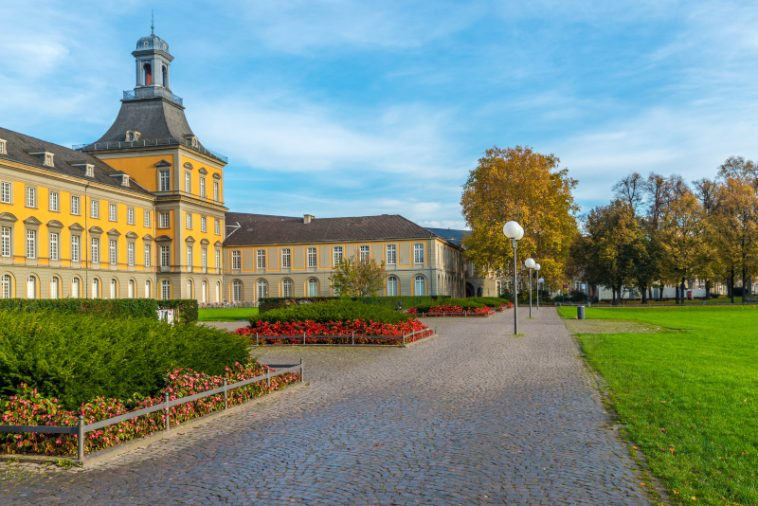
#> input picture bonn.jpg, 758 x 506 px
$ python q3_template.py
#> lines starting #> are read from the running program, lines starting #| are printed output that depends on the picture
import cv2
import numpy as np
import time

# ==============================================================================
# 0. Setup: Loading Image and Converting to Grayscale
# ==============================================================================
print("--- 0. Setup: Loading Image and Converting to Grayscale ---")

'''
TODO: Load the image 'bonn.jpg' and convert it to grayscale
'''

# Load image and convert to grayscale
original_img_color = cv2.imread("bonn.jpg")  # Load 'bonn.jpg'
#> original_img_color is the input picture: shape (506, 758, 3); mean B, G, R 130.4, 143, 125.4
gray_img = cv2.cvtColor(original_img_color, cv2.COLOR_BGR2GRAY)            # Convert to grayscale
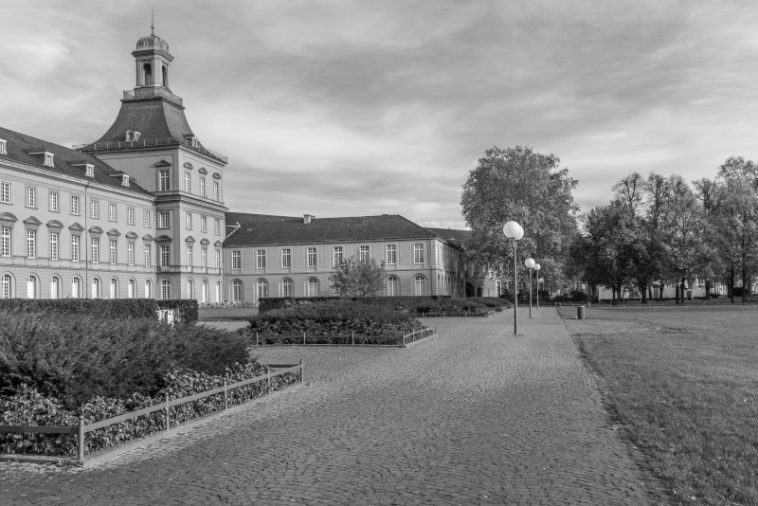
#> gray_img: shape (506, 758); min 0, max 254, mean 136.3

print(f"Image loaded successfully. Size: {gray_img.shape}")
#| Image loaded successfully. Size: (506, 758)

# ==============================================================================
# 1. Calculate Integral Image (Part a)
# ==============================================================================
print("\n--- a) Calculating Integral Image ---")


def calculate_integral_image(img):
    """
    Calculate the integral image (summed area table).
    Each pixel contains the sum of all pixels above and to the left.

    Args:
        img: Input grayscale image

    Returns:
        Integral image with dimensions (height+1, width+1)

    TODO:
    1. Create an integral image array
    2. Iterate through all pixels and compute integral values

        """
    img = np.array(img, dtype=np.float64)
    h, w = img.shape
#> h = 506; w = 758
    integral_image = np.zeros((h+1, w+1), dtype=np.float64)

    # Start from range 1 to use recursion formular and be well defined
    for i in range(1, h+1):
        for j in range(1, w+1):
            # Recursive definition of the integral image
            integral_image[i,j] = (
                integral_image[i-1][j]+integral_image[i,j-1] - integral_image[i-1][j-1] + img[i-1][j-1] # img has to be i-1,j-1 else we would ignore the extra dim added in the integral
            )
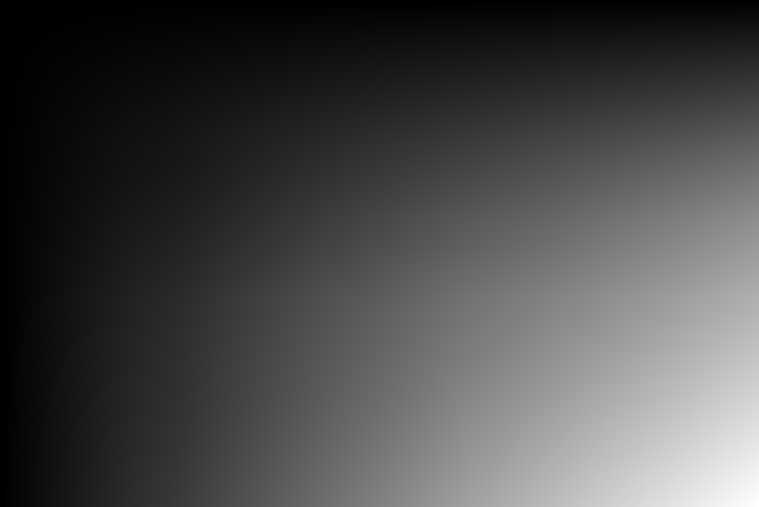
#> integral_image: shape (507, 759) float64; min 0, max 52279541, mean 14996353.8; drawn with min black and max white

    return integral_image


# Calculate integral image
integral_img = calculate_integral_image(gray_img)  # Call calculate_integral_image()

print("Integral image calculated successfully.")
print(f"Integral image size: {integral_img.shape}")
#| Integral image size: (507, 759)

# ==============================================================================
# 2. Compute Mean Using Integral Image (Part b)
# ==============================================================================
print("\n--- b) Computing Mean Using Integral Image ---")


def mean_using_integral(integral, top_left, bottom_right):
    """
    Calculate mean gray value using integral image.
    Time Complexity: O(1)

    Args:
        integral: The integral image
        top_left: (row, col) - top left corner of the region
        bottom_right: (row, col) - bottom right corner of the region

    Returns:
        Mean gray value of the region

    TODO:
    1. Extract coordinates from top_left and bottom_right
    2. Adjust indices for integral image (remember it's 1-indexed)
    3. Return Sum / number_of_pixels
    """
#> called with top_left = (10, 10), bottom_right = (60, 80)
    row1, col1 = top_left
    # bottom-right corner
    row2, col2 = bottom_right

    sum_region = integral[row2+1, col2+1] - integral[row1, col2+1] \
                - integral[row2+1, col1] + integral[row1, col1]
#> sum_region = 759673

    N = (row2 - row1 + 1) * (col2 - col1 + 1)
    return sum_region / N


# Define region
top_left = (10, 10)
bottom_right = (60, 80)

# Calculate mean using integral image
mean_integral = mean_using_integral(integral_img, top_left, bottom_right)  # Call mean_using_integral()
#> mean_integral = 209.8

print(f"Region: Top-left {top_left}, Bottom-right {bottom_right}")
print(f"Region size: {bottom_right[0] - top_left[0] + 1} x {bottom_right[1] - top_left[1] + 1} pixels")
print(f"Mean gray value (Integral Image Method): {mean_integral:.2f}")
#| Mean gray value (Integral Image Method): 209.80

# ==============================================================================
# 3. Compute Mean by Direct Summation (Part c)
# ==============================================================================
print("\n--- c) Computing Mean by Direct Summation ---")


def mean_by_direct_sum(img, top_left, bottom_right):
    """
    Calculate mean gray value by summing all pixels in region.
    Time Complexity: O(w * h) where w and h are region dimensions

    Args:
        img: The grayscale image
        top_left: (row, col) - top left corner of the region
        bottom_right: (row, col) - bottom right corner of the region

    Returns:
        Mean gray value of the region

    TODO:
    1. Extract the region from the image using array slicing
    2. Calculate and return the mean of all pixels in the region

      """
#> called with top_left = (10, 10), bottom_right = (60, 80)
    img = np.array(img, dtype=np.float64)
    area = img[top_left[0]:bottom_right[0]+1, top_left[1]:bottom_right[1]+1]
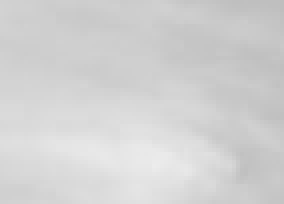
#> area: shape (51, 71) float64 (shown 4 times larger); min 190, max 236, mean 209.8
    return np.mean(area)


# Calculate mean using direct summation
mean_direct = mean_by_direct_sum(gray_img, top_left, bottom_right)  # Call mean_by_direct_sum()
#> mean_direct = 209.8

print(f"Mean gray value (Direct Summation Method): {mean_direct:.2f}")
#| Mean gray value (Direct Summation Method): 209.80

# ==============================================================================
# 4. Analyze Computational Complexity (Part d)
# ==============================================================================
print("\n--- d) Computational Complexity Analysis ---")

'''
TODO:
1. Benchmark both methods by running them multiple times (e.g., 100 iterations)
2. Measure execution time for both methods using time.perf_counter()
3. Compare the execution times
4. Verify that both methods produce the same result
5. Print the results:
   - Method name
   - Average execution time
   - Performance improvement factor


'''

# Benchmark parameters
iterations = 100

print(f"\nBenchmarking with {iterations} iterations...\n")

# TODO: Implement benchmarking code here
start_integral = time.perf_counter()
for _ in range(iterations):
    integral_result = mean_using_integral(integral_img, top_left, bottom_right)
stop_integral = time.perf_counter()
time_integral = stop_integral-start_integral
time_integral_per_instance = time_integral / 100

start_direct = time.perf_counter()
for _ in range(iterations):
    direct_result = mean_by_direct_sum(gray_img, top_left, bottom_right)
stop_direct = time.perf_counter()
time_direct = stop_direct-start_direct
time_direct_per_instance = time_direct / 100

assert np.isclose(direct_result, integral_result)

# TODO: Display results
# TODO: Print theoretical complexity explanation

print("\nMethod: Direct Sum")
print(f"Average Execution Time: {time_direct_per_instance:.6f} s")
print(f"Total Execution Time: {time_direct:.6f} s")

print("\nMethod: Integral Sum")
print(f"Average Execution Time: {time_integral_per_instance:.6f} s")
print(f"Total Execution Time: {time_integral:.6f} s")

print(f"Speedup (Direct/Integral) {time_direct_per_instance/time_integral_per_instance:.2f}")


print("\nTheoretical Complexity (Big-O notation)")
print("Direct sum: Complexity is O(h*w) where h,w are size of the input region.")
print("Integral Image: Complexity is O(1), however we have to pre-compute the Integral image which is O(n*m).")
